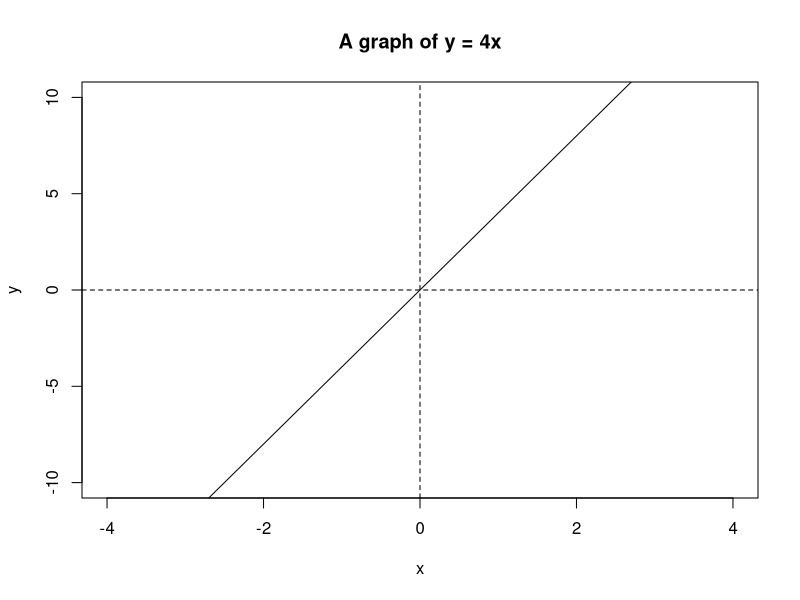
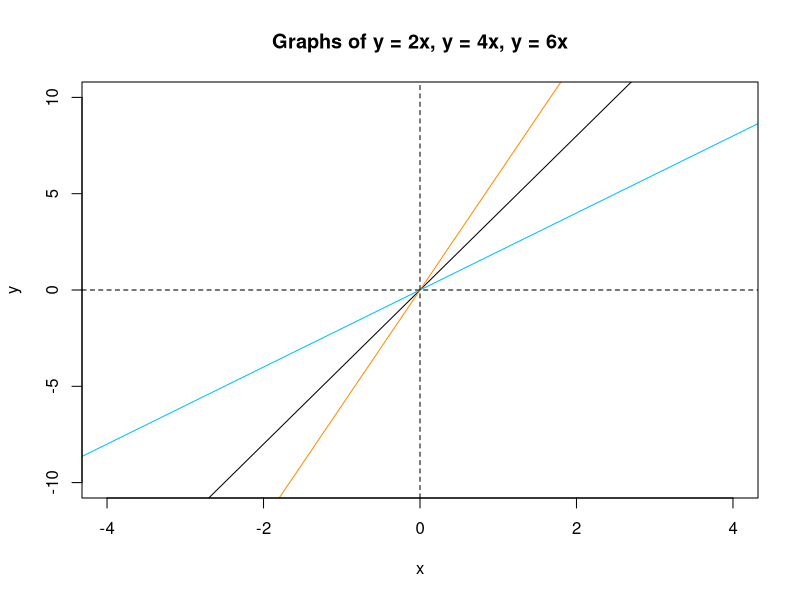
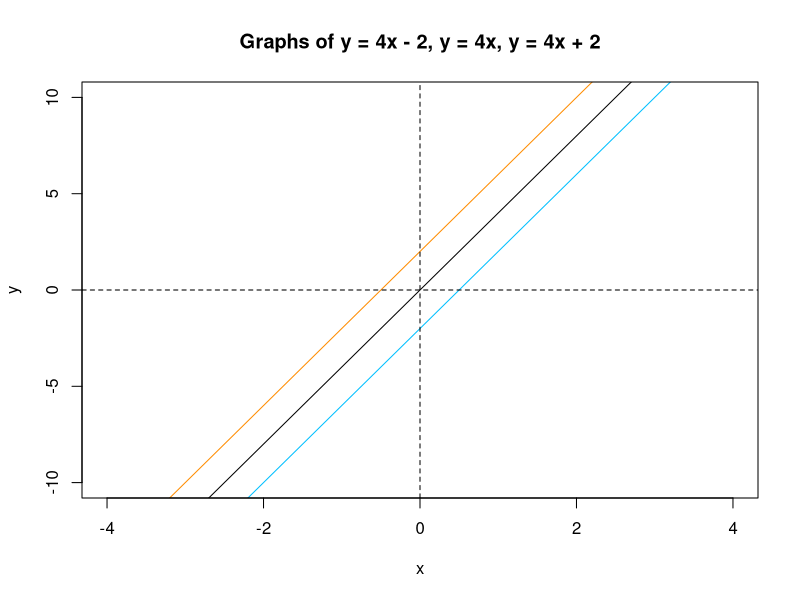
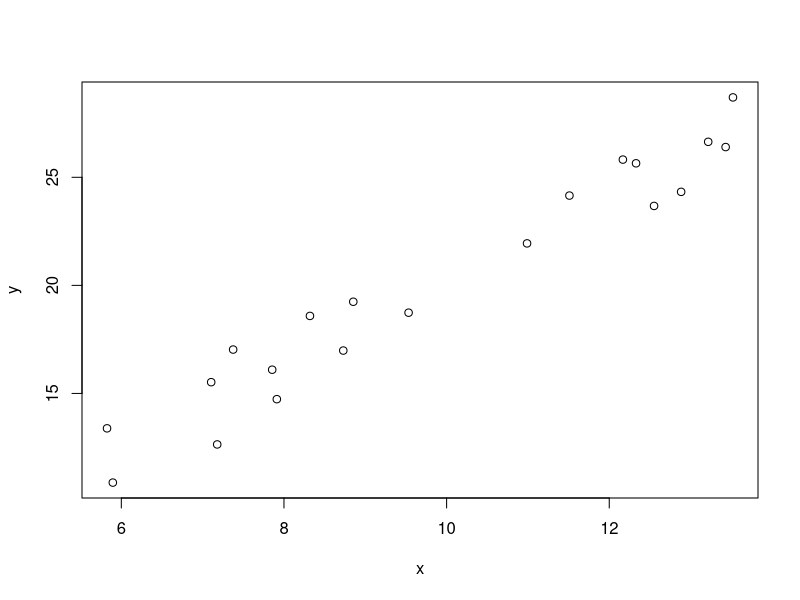
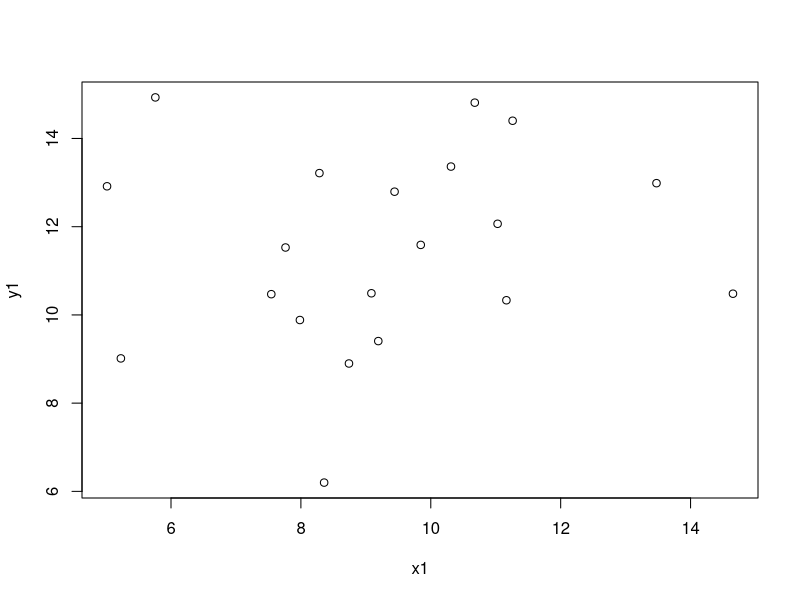
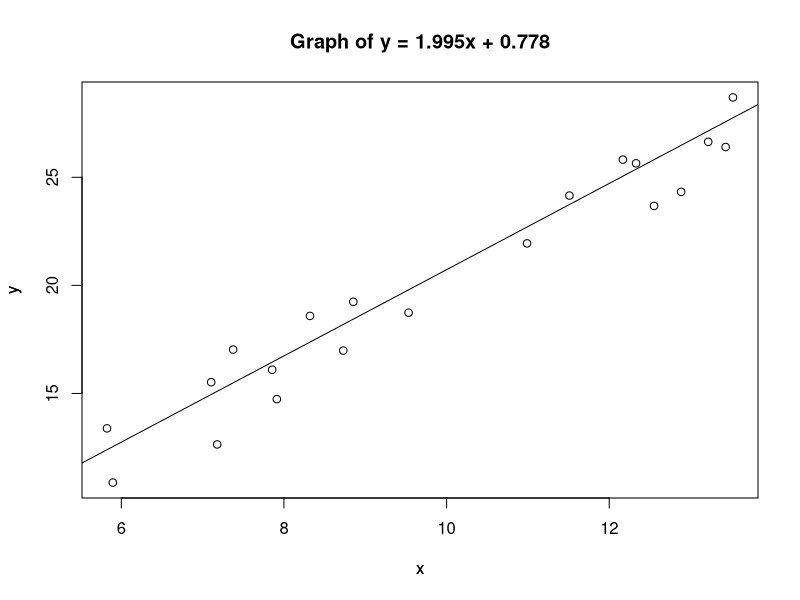
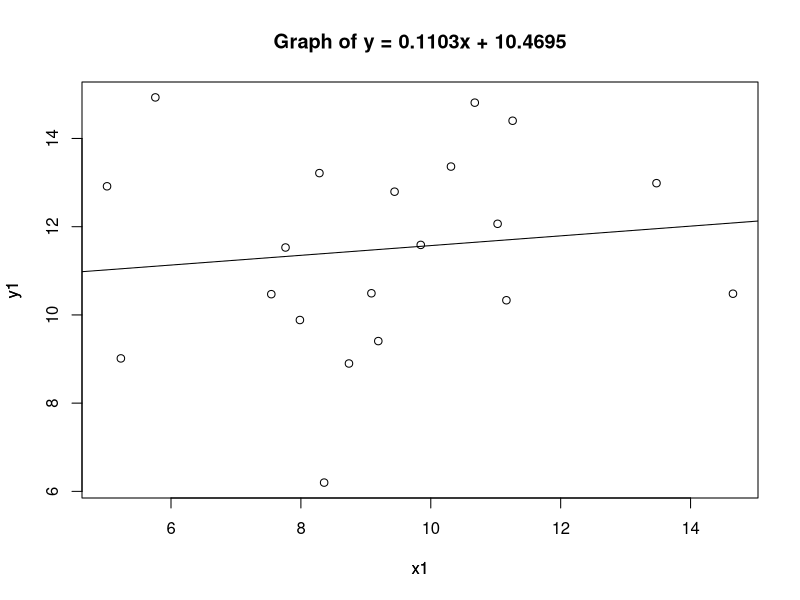
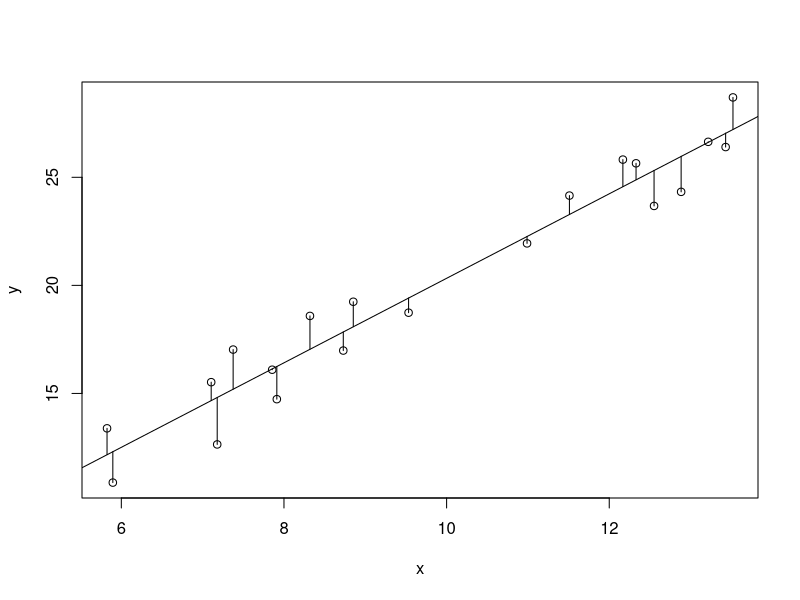

The R source for these figures, in order: (Note: this script raises an error after producing the figures.)
## ---- chunk 1
plot.new()
plot.window(xlim = c(-4,4), ylim = c(-10,10) )
abline( a = 0, b = 4)
abline(h=0, v=0, lty="dashed")
axis(1)
axis(2)
box()
title(main="A graph of y = 4x", xlab="x", ylab="y")
## ---- chunk 2
plot.new()
plot.window(xlim = c(-4,4), ylim = c(-10,10) )
abline( a = 0, b = 4, )
abline( a = 0, b = 2, col = "deepskyblue" )
abline( a = 0, b = 6, col = "darkorange" )
abline(h=0, v=0, lty="dashed")
axis(1)
axis(2)
box()
title(main="Graphs of y = 2x, y = 4x, y = 6x", xlab="x", ylab="y")
## ---- chunk 3
plot.new()
plot.window(xlim = c(-4,4), ylim = c(-10,10) )
abline( a = 0, b = 4, )
abline( a = -2, b = 4, col = "deepskyblue" )
abline( a = 2, b = 4, col = "darkorange" )
abline(h=0, v=0, lty="dashed")
axis(1)
axis(2)
box()
title(main="Graphs of y = 4x - 2, y = 4x, y = 4x + 2", xlab="x", ylab="y")
## ---- chunk 4
set.seed("456")
x <- runif(20, 5, 15)
y <- x * 2 + rnorm(20)
plot(x,y)
## ---- chunk 5
lm(y ~ x)
## ---- chunk 6
x1 <- runif(20, 5, 15)
y1 <- runif(20, 5, 15)

plot(x1, y1)
## ---- chunk 7
lm(y1 ~ x1)
## ---- chunk 8
plot(x,y)
abline( a = 0.778, b = 1.995 )
title(main="Graph of y = 1.995x + 0.778", xlab="x", ylab="y")
plot(x1,y1)
abline( a = 10.4695, b = 0.1103 )
title(main="Graph of y = 0.1103x + 10.4695", xlab="x1", ylab="y1")
## ---- chunk 9
model <- lm(y ~ x)
summary(model)
## ---- chunk 10
plot(x,y)
abline( a = 0.778, b = 1.955 )
fitted <- predict(lm(y~x))
for (i in 1:length(fitted)){
  segments(x[i], y0=fitted[i], y1=y[i])
}
plot(x1,y1)
abline( a = 10.4695, b = 0.1103 )
fitted <- predict(lm(y1~x1))
for (i in 1:length(fitted)){
  segments(x1[i], y0=fitted[i], y1=y1[i])
}

## ---- chunk 11
plot(x,y)
abline( a = 0.778, b = 1.995 )
title(main="Graph of y = 1.995x + 0.778", xlab="x", ylab="y")
plot(x1,y1)
abline( a = 10.4695, b = 0.1103 )
title(main="Graph of y = 0.1103x + 10.4695", xlab="x1", ylab="y1")
## ---- chunk 12
library(ggplot2)
library(tidyr)
df %>% pivot_longer(cols = c(group1, group2), names_to = "group", values_to = "value" ) %>% 
  ggplot() + aes(group, value) + geom_point() + theme_minimal()
